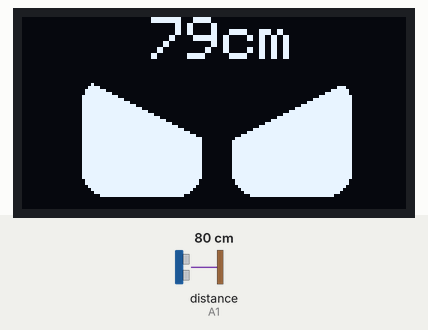
Recording of a sketch running on a simulated Arduino Uno, built with avr-gcc and run on an emulated ATmega328P. On the bench: 128×64 one-colour display. Wiring (inferred from the names in the program): ultrasonic range finder: trigger A0; echo A1. The test bench sets the inputs (shaded band); at power-on: distance to the obstacle (sensor on A1) 80 cm. The echo pulse lasts 58.3 µs per cm.

Above: at 2.4 s.
2.5 s: distance to the obstacle (sensor on A1) set to 2 cm
At 4.99 s:
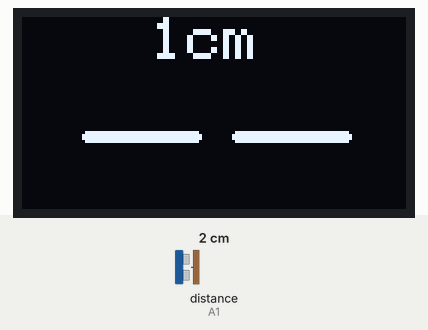
6.4 s: distance to the obstacle (sensor on A1) set to 4 cm
At 7.9 s:
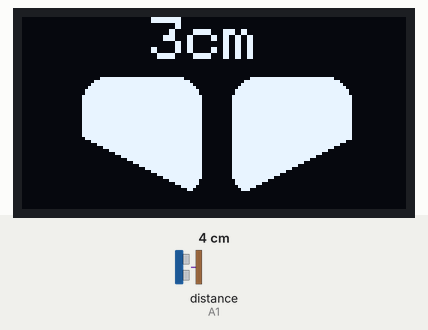
9.7 s: distance to the obstacle (sensor on A1) set to 7 cm
At 11.1 s:
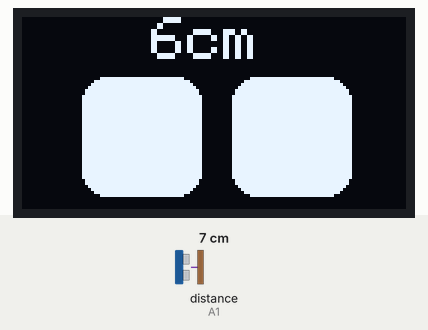
Timing chart, 0 to 12.7 s (numbered marks = the images above; inputs shaded):
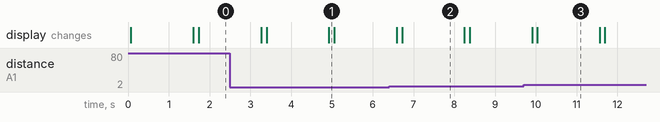

Measured:
- the behaviour switches between 5 and 6 cm on distance to the obstacle (sensor on A1) (found by bisection; images 2 and 3)
- after the input at 9.7 s, the display: first differs from a run without the input after 0.34 s (image 3)
- what the display in image 2 shows lasts 1.5 s, from 6.7 s to 8.2 s

The sketch:

ekspresi-mata-oled-jarak.ino
```cpp
#include <Adafruit_GFX.h>
#include <Adafruit_SSD1306.h>

#define SCREEN_WIDTH 128
#define SCREEN_HEIGHT 64
#define OLED_RESET    -1
Adafruit_SSD1306 display(SCREEN_WIDTH, SCREEN_HEIGHT, &Wire, OLED_RESET);

#define TRIG_PIN A0
#define ECHO_PIN A1

void setup() {
  pinMode(TRIG_PIN, OUTPUT);
  pinMode(ECHO_PIN, INPUT);
  if(!display.begin(SSD1306_SWITCHCAPVCC, 0x3C)) {
    Serial.println(F("SSD1306 allocation failed"));
    for(;;);
  }
  display.clearDisplay();
  display.setTextSize(2);
  display.setTextColor(SSD1306_WHITE);
}

void loop() {
  long duration, distance;

  // Mengukur jarak
  digitalWrite(TRIG_PIN, LOW);
  delayMicroseconds(2);
  digitalWrite(TRIG_PIN, HIGH);
  delayMicroseconds(10);
  digitalWrite(TRIG_PIN, LOW);

  duration = pulseIn(ECHO_PIN, HIGH);
  distance = duration * 0.034 / 2;

  // Menampilkan ekspresi dan jarak berdasarkan jarak yang terdeteksi
  if (distance < 5) {
    ekspresiSenang(distance);
  } else if (distance < 10) {
    ekspresiDatar(distance);
  } else if (distance < 15) {
    ekspresiSedih(distance);
  } else {
    ekspresiMarah(distance);
  }
  delay(1500); // Beri jeda sebelum berkedip
  mataBerkedip(distance);
  delay(100);
}

void mataBerkedip(long distance) {
  display.clearDisplay();
  display.fillRoundRect(20, 38, 40, 4, 2, SSD1306_WHITE); // Mata kiri tertutup
  display.fillRoundRect(70, 38, 40, 4, 2, SSD1306_WHITE); // Mata kanan tertutup
  tampilkanJarak(distance);
  display.display();
}

void ekspresiDatar(long distance) {
  display.clearDisplay();
  display.fillRoundRect(20, 20, 40, 40, 8, SSD1306_WHITE); // Mata kiri
  display.fillRoundRect(70, 20, 40, 40, 8, SSD1306_WHITE); // Mata kanan
  tampilkanJarak(distance);
  display.display();
}

void ekspresiSenang(long distance) {
  display.clearDisplay();
  display.fillRoundRect(20, 20, 40, 40, 8, SSD1306_WHITE); // Mata kiri penuh
  display.fillRoundRect(70, 20, 40, 40, 8, SSD1306_WHITE); // Mata kanan penuh
  display.fillTriangle(60, 60, 20, 60, 20, 40, SSD1306_BLACK); // Potongan kiri: kanan bawah ke kiri atas
  display.fillTriangle(70, 60, 110, 60, 110, 40, SSD1306_BLACK); // Potongan kanan: kiri bawah ke kanan atas
  tampilkanJarak(distance);
  display.display();
}

void ekspresiSedih(long distance) {
  display.clearDisplay();
  display.fillRoundRect(20, 20, 40, 40, 8, SSD1306_WHITE); // Mata kiri penuh
  display.fillRoundRect(70, 20, 40, 40, 8, SSD1306_WHITE); // Mata kanan penuh
  display.fillTriangle(60, 20, 20, 20, 20, 40, SSD1306_BLACK); // Potongan kiri: kanan atas ke kiri bawah
  display.fillTriangle(70, 20, 110, 40, 110, 20, SSD1306_BLACK); // Potongan kanan: kiri atas ke kanan bawah
  tampilkanJarak(distance);
  display.display();
}

void ekspresiMarah(long distance) {
  display.clearDisplay();
  display.fillRoundRect(20, 20, 40, 40, 8, SSD1306_WHITE); // Mata kiri penuh
  display.fillRoundRect(70, 20, 40, 40, 8, SSD1306_WHITE); // Mata kanan penuh
  display.fillTriangle(20, 20, 60, 20, 60, 40, SSD1306_BLACK); // Potongan kiri: kiri atas ke kanan bawah
  display.fillTriangle(70, 20, 70, 40, 110, 20, SSD1306_BLACK); // Potongan kanan: kanan atas ke kiri bawah
  tampilkanJarak(distance);
  display.display();
}

void tampilkanJarak(long distance) {
  display.setCursor(43, 0); // Menampilkan jarak di bagian atas layar
  display.print(distance);
  display.print("cm");
}
```
